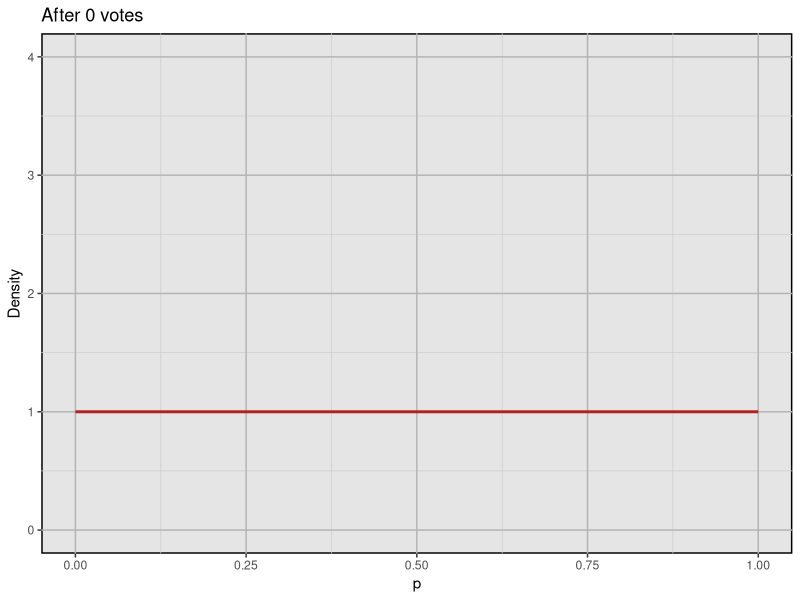
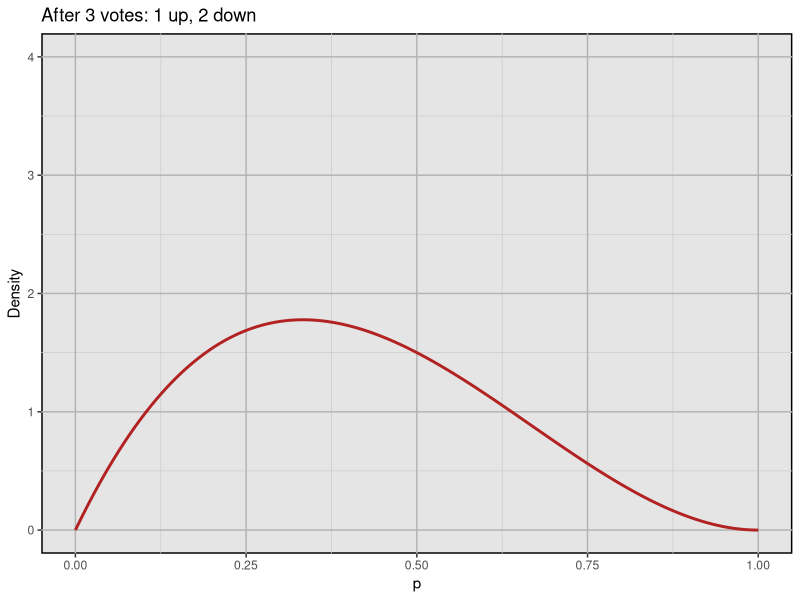
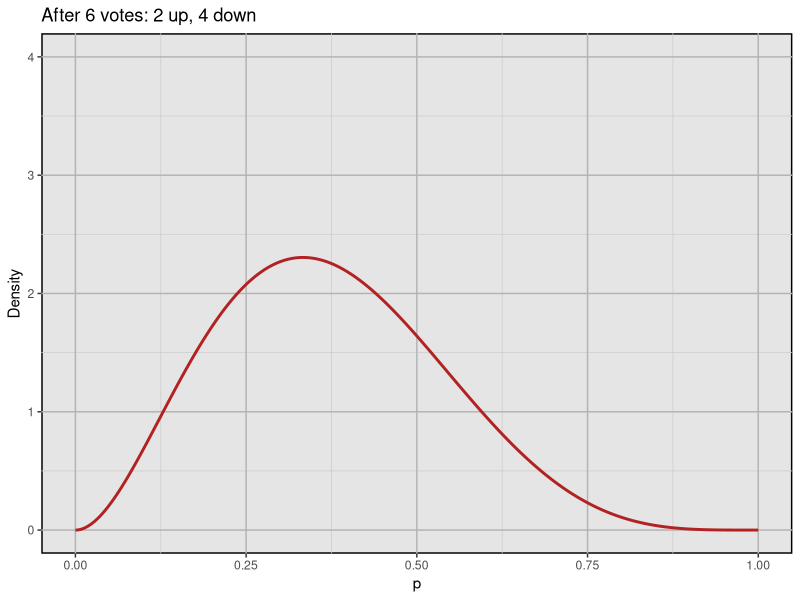
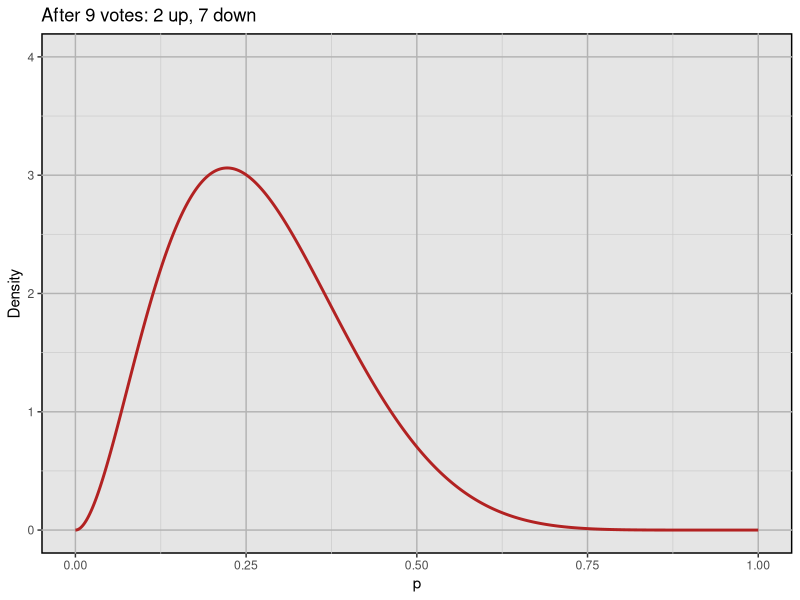
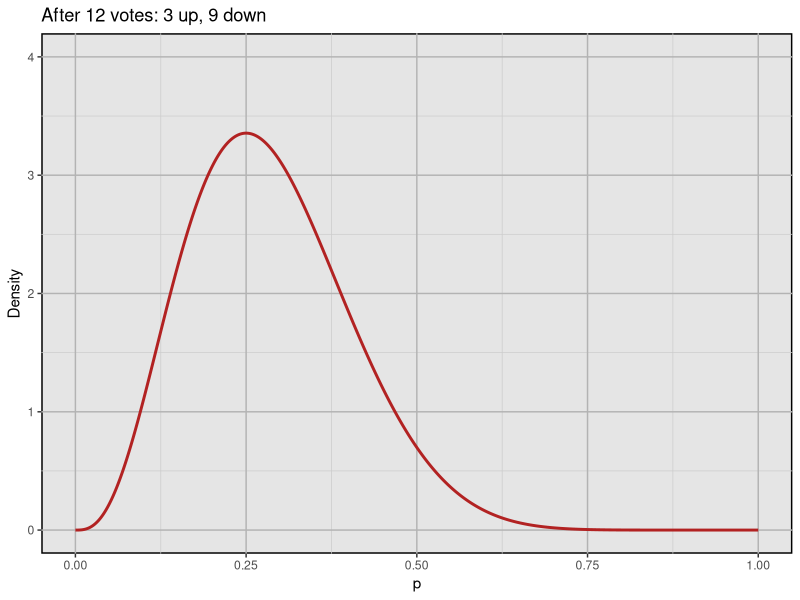
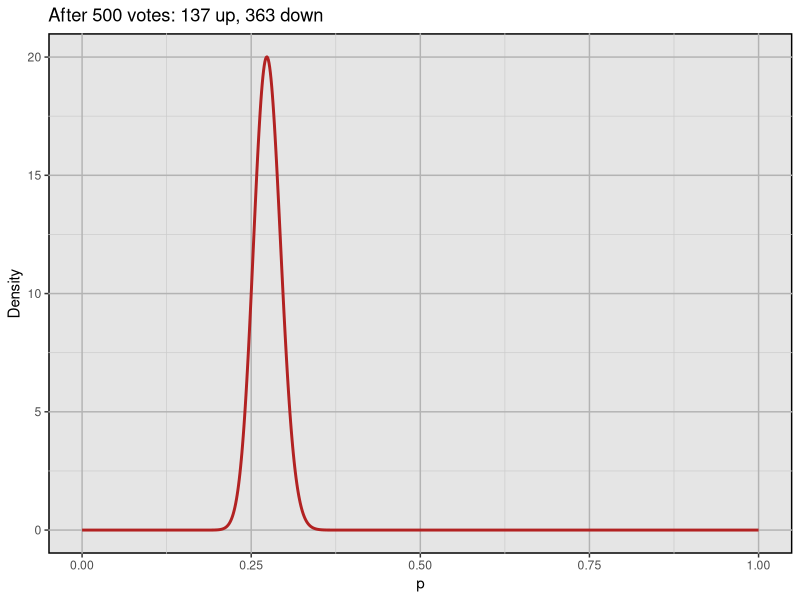
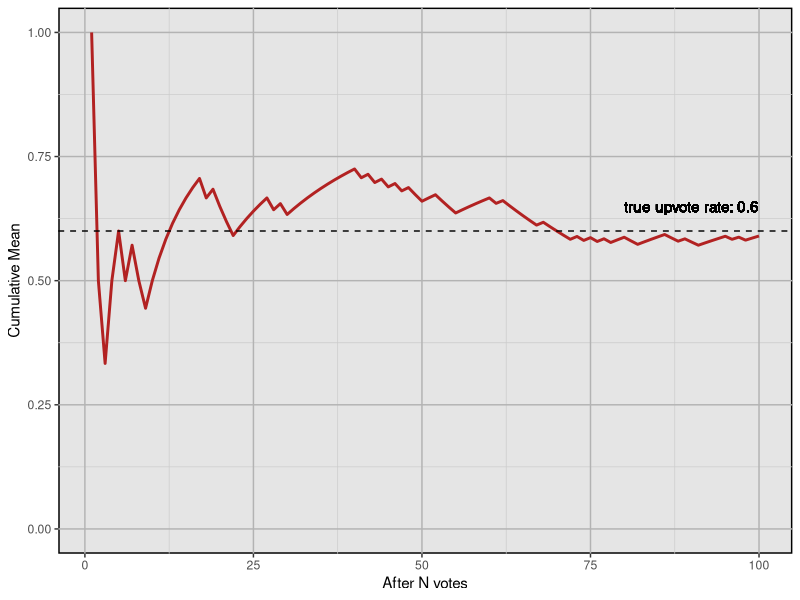
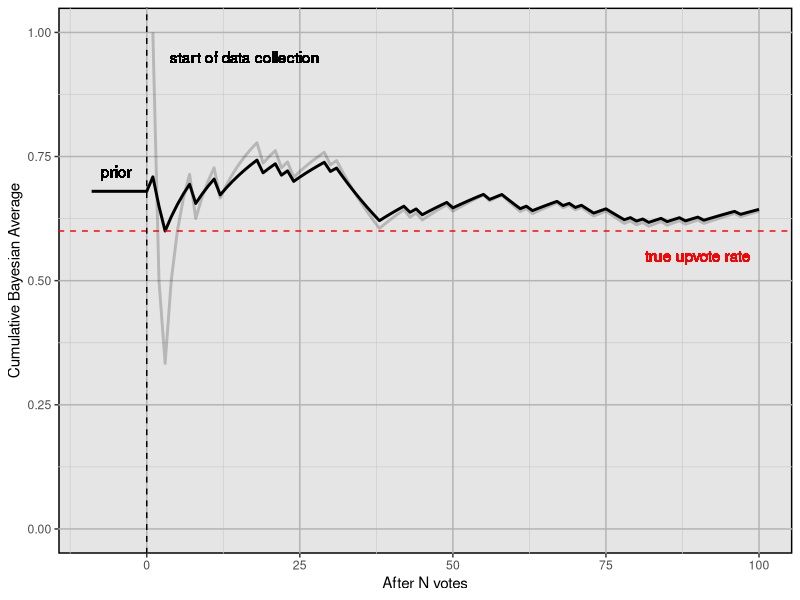

Write R code to recreate these figures, in order.
## ---- chunk 1
knitr::opts_chunk$set(
  echo = FALSE,
  warning = FALSE,
  message = FALSE
)

library(dplyr)
library(tidyr)
library(ggplot2)

beta_data <- function(alpha, beta, samples) {
  data.frame(x = seq(0, 1, len = samples)) %>%
    mutate(y = dbeta(x, alpha, beta))
}

theme_sp <- function() {
  theme(
    panel.background = element_rect(
      fill = "grey90",
      color = "black",
      linewidth = 1
    ),
    panel.grid.major = element_line(color = "grey70"),
    panel.grid.minor = element_line(color = "grey80"),
  )
}

## ---- chunk 2
beta_data(1, 1, 1000) %>%  
  data.frame() %>% 
  ggplot() +
  geom_line(aes(x = x, y = y), color = "firebrick", linewidth = 1) +
  scale_y_continuous(limits = c(0, 4)) +
  labs(
    title = "After 0 votes",
    x = "p",
    y = "Density",
  ) +
  theme_sp()

## ---- chunk 3
beta_data(2, 3, 1000) %>%  
  data.frame() %>% 
  ggplot() +
  geom_line(aes(x = x, y = y), color = "firebrick", linewidth = 1) +
  scale_y_continuous(limits = c(0, 4)) +
  labs(
    title = "After 3 votes: 1 up, 2 down",
    x = "p",
    y = "Density",
  ) +
  theme_sp()

## ---- chunk 4
beta_data(3, 5, 1000) %>%  
  data.frame() %>% 
  ggplot() +
  geom_line(aes(x = x, y = y), color = "firebrick", linewidth = 1) +
  scale_y_continuous(limits = c(0, 4)) +
  labs(
    title = "After 6 votes: 2 up, 4 down",
    x = "p",
    y = "Density",
  ) +
  theme_sp()

## ---- chunk 5
beta_data(3, 8, 1000) %>%  
  data.frame() %>% 
  ggplot() +
  geom_line(aes(x = x, y = y), color = "firebrick", linewidth = 1) +
  scale_y_continuous(limits = c(0, 4)) +
  labs(
    title = "After 9 votes: 2 up, 7 down",
    x = "p",
    y = "Density",
  ) +
  theme_sp()

## ---- chunk 6
beta_data(4, 10, 1000) %>%  
  data.frame() %>% 
  ggplot() +
  geom_line(aes(x = x, y = y), color = "firebrick", linewidth = 1) +
  scale_y_continuous(limits = c(0, 4)) +
  labs(
    title = "After 12 votes: 3 up, 9 down",
    x = "p",
    y = "Density",
  ) +
  theme_sp()

## ---- chunk 7
beta_data(137, 363, 1000) %>%  
  data.frame() %>% 
  ggplot() +
  geom_line(aes(x = x, y = y), color = "firebrick", linewidth = 1) +
  labs(
    title = "After 500 votes: 137 up, 363 down",
    x = "p",
    y = "Density",
  ) +
  theme_sp()

## ---- chunk 8
set.seed(5)
n_votes <- 100
data <- data.frame(
  idx = seq(1, n_votes),
  x = rbinom(n_votes, size = 1, 0.6)
) %>% 
  mutate(cum_mean = cummean(x))

data %>% 
  ggplot(aes(x = idx, y = cum_mean)) +
  geom_line(color = "firebrick", linewidth = 1) +
  scale_y_continuous(limits = c(0, 1)) +
  geom_hline(yintercept = 0.6, color = "black", linetype = "dashed") +
  geom_text(x = 90, y = 0.65, label = "true upvote rate: 0.6") +
  labs(
    x = "After N votes",
    y = "Cumulative Mean"
  ) +
  theme_sp()

## ---- chunk 9
set.seed(12)
n_votes <- 100
votes <- rbinom(n_votes, size = 1, 0.6)
data_plain <- data.frame(
  idx = seq(1, n_votes),
  x = votes,
  is_prior = FALSE
) %>% 
  mutate(cum_mean_plain = cummean(x)) %>% 
  union(
    data.frame(
      idx = seq(-9, 0),
      x = NA,
      is_prior = TRUE,
      cum_mean_plain = NA
    )
  ) %>% 
  arrange(idx) %>% 
  select(-x)

data_bayes <- data.frame(
  idx = seq(1, n_votes),
  x = votes,
  is_prior = FALSE
) %>% 
  union(
    data.frame(
      idx = seq(-9, 0),
      x = 0.68,
      is_prior = TRUE
    )
  ) %>% 
  arrange(idx) %>% 
  mutate(cum_mean_bayes = cummean(x)) %>% 
  select(-x)

data_plain %>% 
  left_join(data_bayes, by = c("idx", "is_prior")) %>% 
  pivot_longer(
    cols = c(cum_mean_plain, cum_mean_bayes),
    names_to = "metric",
    values_to = "value",
    values_drop_na = TRUE
  ) %>% 
  ggplot(aes(x = idx, y = value)) +
  geom_line(aes(alpha = metric), linewidth = 1) +
  scale_y_continuous(limits = c(0, 1)) +
  scale_alpha_manual(
    values = c(
      "cum_mean_bayes" = 1.0,
      "cum_mean_plain" = 0.2
    ),
  ) +
  geom_text(x = 16, y = 0.95, label = "start of data collection") +
  geom_text(x = 90, y = 0.55, label = "true upvote rate", color = "red") +
  geom_text(x = -5, y = 0.72, label = "prior", color = "black") +
  geom_hline(yintercept = 0.6, color = "red", linetype = "dashed") +
  geom_vline(xintercept = 0, color = "black", linetype = "dashed") +
  labs(
    x = "After N votes",
    y = "Cumulative Bayesian Average"
  ) +
  theme_sp() +
  theme(legend.position = "None")

## ---- chunk 10
C <- 20

data_plain <- data.frame(
  idx = seq(1, n_votes),
  x = votes
) %>% 
  mutate(cum_mean_plain = cummean(x))
  
data_bayes <-
  data_plain %>%
  mutate(
    bayesian_avg_10 = (C * 0.1 + cumsum(x)) / (C + idx),
    bayesian_avg_20 = (C * 0.2 + cumsum(x)) / (C + idx),
    bayesian_avg_30 = (C * 0.3 + cumsum(x)) / (C + idx),
    bayesian_avg_40 = (C * 0.4 + cumsum(x)) / (C + idx),
    bayesian_avg_50 = (C * 0.5 + cumsum(x)) / (C + idx),
    bayesian_avg_60 = (C * 0.6 + cumsum(x)) / (C + idx),
    bayesian_avg_70 = (C * 0.7 + cumsum(x)) / (C + idx),
    bayesian_avg_80 = (C * 0.8 + cumsum(x)) / (C + idx),
    bayesian_avg_90 = (C * 0.9 + cumsum(x)) / (C + idx),
  ) %>% 
  pivot_longer(
    cols = c(
      cum_mean_plain,
      bayesian_avg_10,
      bayesian_avg_20,
      bayesian_avg_30,
      bayesian_avg_40,
      bayesian_avg_50,
      bayesian_avg_60,
      bayesian_avg_70,
      bayesian_avg_80,
      bayesian_avg_90
    ),
    names_to = "metric",
    values_to = "value"
  ) %>% 
  mutate(is_bayesian_avg = stringr::str_starts(metric, "bayes"))

data_bayes %>% 
  ggplot(
    aes(
      x = idx,
      y = value,
      group = metric,
      color = metric
    )
  ) +
  geom_line(linewidth = 1) +
  scale_y_continuous(limits = c(0, 1)) +
  scale_color_manual(
    values = c(
      "bayesian_avg_10" = "grey80",
      "bayesian_avg_20" = "grey80",
      "bayesian_avg_30" = "grey80",
      "bayesian_avg_40" = "grey80",
      "bayesian_avg_50" = "grey80",
      "bayesian_avg_60" = "grey80",
      "bayesian_avg_70" = "grey80",
      "bayesian_avg_80" = "grey80",
      "bayesian_avg_90" = "grey80",
      "cum_mean" = "black"
    )
  ) +
  geom_hline(yintercept = 0.6, color = "red", linetype = "dashed") +
  geom_text(x = 90, y = 0.57, label = "true upvote rate = 0.6", color = "red") +
  theme_sp() +
  theme(legend.position = "None")

## ---- chunk 11
C <- 100

data_plain <- data.frame(
  idx = seq(1, n_votes),
  x = votes
) %>% 
  mutate(cum_mean_plain = cummean(x))
  
data_bayes <-
  data_plain %>%
  mutate(
    bayesian_avg_10 = (C * 0.1 + cumsum(x)) / (C + idx),
    bayesian_avg_20 = (C * 0.2 + cumsum(x)) / (C + idx),
    bayesian_avg_30 = (C * 0.3 + cumsum(x)) / (C + idx),
    bayesian_avg_40 = (C * 0.4 + cumsum(x)) / (C + idx),
    bayesian_avg_50 = (C * 0.5 + cumsum(x)) / (C + idx),
    bayesian_avg_60 = (C * 0.6 + cumsum(x)) / (C + idx),
    bayesian_avg_70 = (C * 0.7 + cumsum(x)) / (C + idx),
    bayesian_avg_80 = (C * 0.8 + cumsum(x)) / (C + idx),
    bayesian_avg_90 = (C * 0.9 + cumsum(x)) / (C + idx),
  ) %>% 
  pivot_longer(
    cols = c(
      cum_mean_plain,
      bayesian_avg_10,
      bayesian_avg_20,
      bayesian_avg_30,
      bayesian_avg_40,
      bayesian_avg_50,
      bayesian_avg_60,
      bayesian_avg_70,
      bayesian_avg_80,
      bayesian_avg_90
    ),
    names_to = "metric",
    values_to = "value"
  ) %>% 
  mutate(is_bayesian_avg = stringr::str_starts(metric, "bayes"))

data_bayes %>% 
  ggplot(
    aes(
      x = idx,
      y = value,
      group = metric,
      color = metric
    )
  ) +
  geom_line(linewidth = 1) +
  scale_y_continuous(limits = c(0, 1)) +
  scale_color_manual(
    values = c(
      "bayesian_avg_10" = "grey80",
      "bayesian_avg_20" = "grey80",
      "bayesian_avg_30" = "grey80",
      "bayesian_avg_40" = "grey80",
      "bayesian_avg_50" = "grey80",
      "bayesian_avg_60" = "grey80",
      "bayesian_avg_70" = "grey80",
      "bayesian_avg_80" = "grey80",
      "bayesian_avg_90" = "grey80",
      "cum_mean" = "black"
    )
  ) +
  geom_hline(yintercept = 0.6, color = "red", linetype = "dashed") +
  geom_text(x = 90, y = 0.57, label = "true upvote rate = 0.6", color = "red") +
  theme_sp() +
  theme(legend.position = "None")

